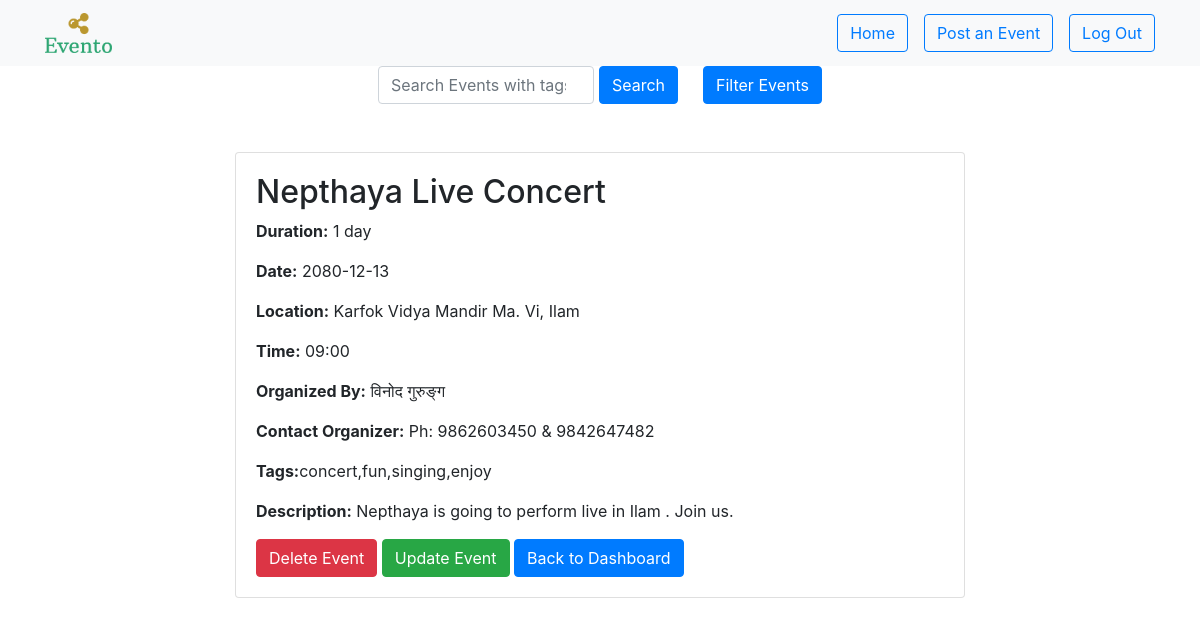
The app's page /event_details/3 with its own data.
### app.py (models this page shows)
class Event(db.Model):
    id = db.Column(db.Integer, primary_key=True)
    eventname = db.Column(db.String(255), nullable=False)
    duration = db.Column(db.String(100), nullable=False)
    date = db.Column(db.String(100), nullable=False)
    location = db.Column(db.String(100), nullable=False)
    description = db.Column(db.String(1024), nullable=False)
    time = db.Column(db.String(100), nullable=False)
    organizer = db.Column(db.String(100), nullable=False)
    contactorganizer = db.Column(db.String(100), nullable=False)
    tags = db.Column(db.String(100), nullable=False)

### app.py (the view)
@app.route('/event_details/<int:event_id>')
def event_details(event_id):
    event = Event.query.get_or_404(event_id)
    return render_template('event_details.html', event=event)

### templates/event_details.html (shortened to what this page needs)
<!DOCTYPE html>
<html lang="en">
<head>
    <link rel="stylesheet" href="https://cdn.jsdelivr.net/npm/bootstrap@4.3.1/dist/css/bootstrap.min.css">
</head>
<body>
    <nav class="navbar navbar-expand-lg navbar-light bg-light">
        <div class="container">
            <a class="navbar-brand" href="{{url_for('dashboard')}}">
                <img src="/static/logo/png/logo-no-background.png" height="40px" width="auto">
            </a>
            <div class="collapse navbar-collapse justify-content-end" id="navbarNav">
                <ul class="navbar-nav">
                    <li class="nav-item mr-3">
                        <button class="btn btn-outline-primary"><a href="{{url_for('dashboard')}}">Home</a></button>
                    </li>
                    <li class="nav-item mr-3">
                        <button class="btn btn-outline-primary"><a href="{{url_for('post_event')}}">Post an Event</a></button>
                    <li class="nav-item">
                        <button class="btn btn-outline-primary"><a href="{{url_for('logout')}}">Log Out</a></button>
                    </li>
                </ul>
            </div>
        </div>
    </nav>
    <div style="display: flex; justify-content: center;">
        <div style="display: flex; justify-content: center;">
            <form action="{{ url_for('search') }}" method="POST">
                <div class="form-outline" data-mdb-input-init style="width: 300px; display: flex;">
                    <input id="search-focus" type="search" class="form-control" name="search_query" placeholder="Search Events with tags" style="flex: 1;">
                    <button type="submit" class="btn btn-primary" style="margin-left: 5px;">Search</button>
                </div>
            </form>
            <button style="margin-left: 25px;" class="btn btn-primary">
                <a href="{{ url_for('filter_events') }}" style="color: white; text-decoration: none;">Filter Events</a>
            </button>
        </div>
    </div>
    <div class="container mt-5">
        <div class="row justify-content-center">
            <div class="col-md-8">
                <div class="card">
                    <div class="card-body">
                        <h2>{{ event.eventname }}</h2>
                        <p><strong>Duration:</strong> {{ event.duration }}</p>
                        <p><strong>Date:</strong> {{ event.date }}</p>
                        <p><strong>Location:</strong> {{ event.location }}</p>
                        <p><strong>Time:</strong> {{ event.time }}</p>
                        <p><strong>Organized By:</strong> {{ event.organizer }}</p>
                        <p><strong>Contact Organizer:</strong> {{ event.contactorganizer }}</p>
                        <p><strong>Tags:</strong>{{event.tags}}</p>
                        <p><strong>Description:</strong> {{ event.description }}</p>
                        <form method="POST" action="{{ url_for('delete_event', event_id=event.id) }}" style="display: inline;">
                            <button type="submit" class="btn btn-danger">Delete Event</button>
                        </form>
                        <a href="{{ url_for('update_event_page', event_id=event.id) }}" class="btn btn-success">Update Event</a>
                        <a href="{{ url_for('dashboard') }}" class="btn btn-primary">Back to Dashboard</a>
                    </div>
                </div>
            </div>
        </div>
    </div>
</body>
</html>

### records on screen
Event: eventname "Nepthaya Live Concert", duration "1 day", date "2080-12-13", location "Karfok Vidya Mandir Ma. Vi, Ilam", time "09:00", organizer "विनोद गुरुङ्ग", contactorganizer "Ph: 9862603450 & 9842647482", tags "concert,fun,singing,enjoy", description "Nepthaya is going to perform live in Ilam . Join us."
